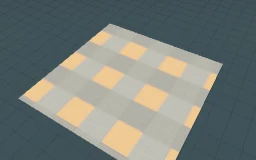
#> input picture Tools/Art/FacadeFactory/WebLab/favorites/industrial_floor_99_1030e790.thumb.webp, 256 x 160 px; its folder holds only this picture in this run
$ python -i billboard_backend.py   (imports and definitions only)
#> lines starting #> are read from the running program, lines starting #| are printed output that depends on the picture
"""Billboard adapter with content-addressed previews and versioned exports."""
import hashlib
import json
from pathlib import Path
import re
import sys
import threading
import time
from lab_backend import HERE, ROOT
# [1 line that did not run here, left out]
import billboard_factory as factory

def config():return factory.config()

# [4 lines left out: function load_recipe, not called in this run]

class BillboardLab:
    def __init__(self):
        self.cache=HERE/'.cache/billboards';self.favorites=HERE/'billboard-favorites'
        self.exports=ROOT/'Assets/ProceduralArt/Billboards';self.lock=threading.RLock()

    # [54 lines left out: functions preview, library, favorite, export, asset_path, not called in this run]

>>> import cv2
>>> picture = cv2.imread('favorites/industrial_floor_99_1030e790.thumb.webp', cv2.IMREAD_GRAYSCALE)
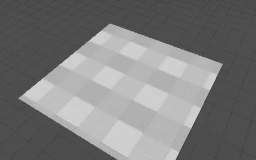
#> picture: shape (160, 256); min 60, max 215, mean 123.2
#> (the run stopped early here; a loop or call above may not have finished)
